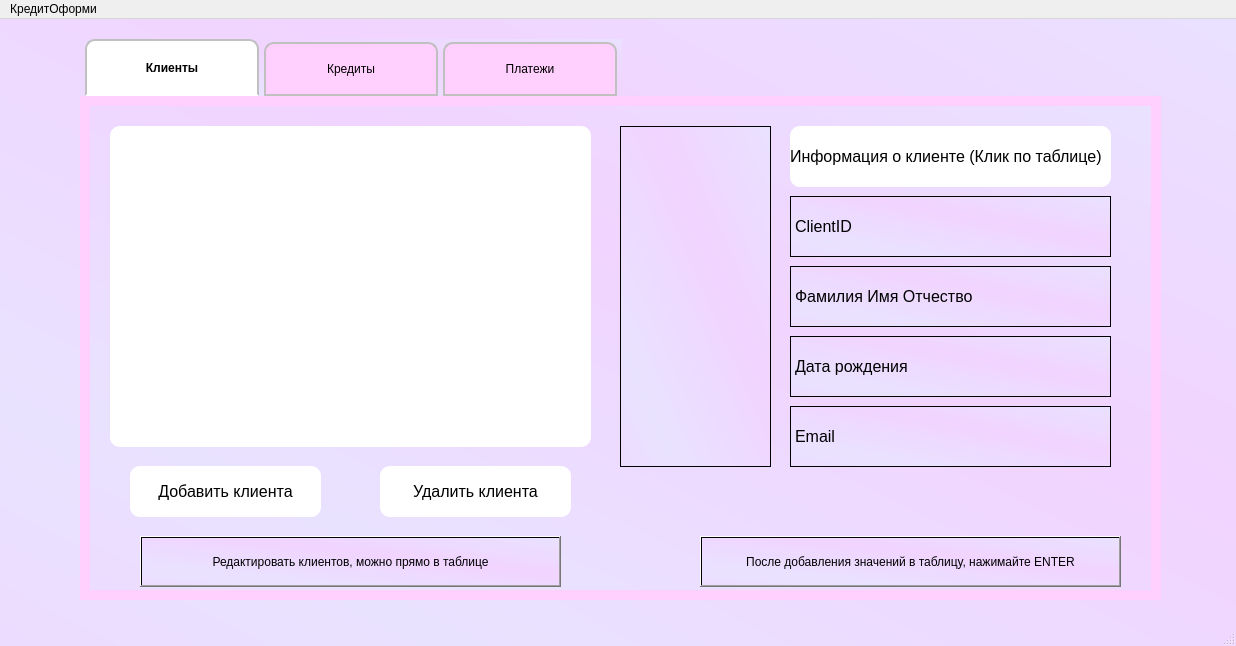
<?xml version="1.0" encoding="UTF-8"?>
<ui version="4.0">
 <class>MainWindow</class>
 <widget class="QMainWindow" name="MainWindow">
  <property name="geometry">
   <rect>
    <x>0</x>
    <y>0</y>
    <width>1236</width>
    <height>646</height>
   </rect>
  </property>
  <property name="windowTitle">
   <string>МикроКредит2.0</string>
  </property>
  <property name="styleSheet">
   <string notr="true">QMainWindow {
	background-image: url(:/img/serdechki.png);
    
	background-color: qlineargradient(spread:reflect, x1:0.199, y1:0.829545, x2:0.625, y2:0.408727, stop:0 rgba(233, 226, 255, 255), stop:1 rgba(241, 212, 255, 255));
}

QTabWidget::pane { /* Область под табами */
    border: none; /* Убираем стандартную рамку */
    background:rgb(255, 207, 253) ;
	background-color: rgb(255, 207, 253);
    padding: 10px; /* Небольшой отступ */
}

QTabWidget::tab-bar {
    alignment: center; /* Выравниваем табы по центру */
    left: 5px; /* Небольшой отступ слева, чтобы избежать прилипания к краю */
}

QTabBar::tab {
    background:  rgb(255, 207, 253); /* Серый фон для табов */
    border: 2px solid #C0C0C0; /* Тонкая серая рамка */
    border-bottom-color: #C0C0C0; /* Нижняя граница совпадает с цветом фона области под табами, создает эффект &quot;парения&quot; */
    border-top-left-radius: 10px; /* Большой радиус скругления слева сверху */
    border-top-right-radius: 10px; /* Большой радиус скругления справа сверху */
    min-width: 150px; /* Минимальная ширина таба */
	min-height: 40px;
    padding: 5px 10px; /* Отступы внутри таба */
    margin-right: 5px; /* Расстояние между табами */
}

QTabBar::tab:selected {
    background: #FFFFFF; /* Белый фон для выбранного таба */
    border-bottom-color: #FFFFFF; /* Нижняя граница белая, чтобы слить с фоном области */
    font-weight: bold; /* Жирный шрифт для выбранного таба */
}

QTabBar::tab:!selected {
    margin-top: 3px; /* Небольшой сдвиг невыбранных табов вниз для эффекта &quot;парения&quot; выбранного таба */
}</string>
  </property>
  <widget class="QWidget" name="centralwidget">
   <widget class="QTabWidget" name="tabWidget">
    <property name="geometry">
     <rect>
      <x>80</x>
      <y>20</y>
      <width>1081</width>
      <height>561</height>
     </rect>
    </property>
    <property name="styleSheet">
     <string notr="true">background-color: qlineargradient(spread:reflect, x1:0.199, y1:0.829545, x2:0.625, y2:0.408727, stop:0 rgba(233, 226, 255, 255), stop:1 rgba(241, 212, 255, 255));</string>
    </property>
    <property name="currentIndex">
     <number>0</number>
    </property>
    <widget class="QWidget" name="clients_tab">
     <attribute name="title">
      <string>Клиенты</string>
     </attribute>
     <widget class="QTableView" name="clients_table">
      <property name="geometry">
       <rect>
        <x>20</x>
        <y>20</y>
        <width>481</width>
        <height>321</height>
       </rect>
      </property>
      <property name="styleSheet">
       <string notr="true">background-color: rgb(255, 255, 255);
border-radius: 10px; /* Радиус скругления 10 пикселей */
</string>
      </property>
     </widget>
     <widget class="QPushButton" name="add_row">
      <property name="geometry">
       <rect>
        <x>40</x>
        <y>360</y>
        <width>191</width>
        <height>51</height>
       </rect>
      </property>
      <property name="styleSheet">
       <string notr="true">background-color: rgb(255, 255, 255);
border-radius: 10px;
font-size: 16px;
qproperty-alignment: AlignCenter; </string>
      </property>
      <property name="text">
       <string>Добавить клиента</string>
      </property>
     </widget>
     <widget class="QPushButton" name="remove_row">
      <property name="geometry">
       <rect>
        <x>290</x>
        <y>360</y>
        <width>191</width>
        <height>51</height>
       </rect>
      </property>
      <property name="styleSheet">
       <string notr="true">background-color: rgb(255, 255, 255);
border-radius: 10px;
font-size: 16px;
qproperty-alignment: AlignCenter; </string>
      </property>
      <property name="text">
       <string>Удалить клиента</string>
      </property>
     </widget>
     <widget class="QLabel" name="label">
      <property name="geometry">
       <rect>
        <x>530</x>
        <y>20</y>
        <width>151</width>
        <height>341</height>
       </rect>
      </property>
      <property name="styleSheet">
       <string notr="true">border: 1px solid black; /* Тонкая серая рамка */</string>
      </property>
      <property name="text">
       <string/>
      </property>
      <property name="pixmap">
       <pixmap>smile.png</pixmap>
      </property>
      <property name="scaledContents">
       <bool>true</bool>
      </property>
      <property name="wordWrap">
       <bool>false</bool>
      </property>
     </widget>
     <widget class="QLabel" name="client_info">
      <property name="geometry">
       <rect>
        <x>700</x>
        <y>20</y>
        <width>321</width>
        <height>61</height>
       </rect>
      </property>
      <property name="styleSheet">
       <string notr="true">background-color: rgb(255, 255, 255);
border-radius: 10px;
font-size: 16px;
qproperty-alignment: AlignCenter; </string>
      </property>
      <property name="text">
       <string>Информация о клиенте (Клик по таблице)</string>
      </property>
     </widget>
     <widget class="QPushButton" name="update_client">
      <property name="geometry">
       <rect>
        <x>50</x>
        <y>430</y>
        <width>421</width>
        <height>51</height>
       </rect>
      </property>
      <property name="text">
       <string>Редактировать клиентов, можно прямо в таблице</string>
      </property>
     </widget>
     <widget class="QPushButton" name="help">
      <property name="geometry">
       <rect>
        <x>610</x>
        <y>430</y>
        <width>421</width>
        <height>51</height>
       </rect>
      </property>
      <property name="text">
       <string>После добавления значений в таблицу, нажимайте ENTER</string>
      </property>
     </widget>
     <widget class="QLabel" name="fullname_label">
      <property name="geometry">
       <rect>
        <x>700</x>
        <y>160</y>
        <width>321</width>
        <height>61</height>
       </rect>
      </property>
      <property name="styleSheet">
       <string notr="true">border: 1px solid black; /* Тонкая серая рамка */

font-size: 16px;
qproperty-alignment: AlignCenter; </string>
      </property>
      <property name="text">
       <string>Фамилия Имя Отчество</string>
      </property>
     </widget>
     <widget class="QLabel" name="birthday_label">
      <property name="geometry">
       <rect>
        <x>700</x>
        <y>230</y>
        <width>321</width>
        <height>61</height>
       </rect>
      </property>
      <property name="styleSheet">
       <string notr="true">border: 1px solid black; /* Тонкая серая рамка */

font-size: 16px;
qproperty-alignment: AlignCenter; </string>
      </property>
      <property name="text">
       <string>Дата рождения</string>
      </property>
     </widget>
     <widget class="QLabel" name="clientid_label">
      <property name="geometry">
       <rect>
        <x>700</x>
        <y>90</y>
        <width>321</width>
        <height>61</height>
       </rect>
      </property>
      <property name="styleSheet">
       <string notr="true">border: 1px solid black; /* Тонкая серая рамка */

font-size: 16px;
qproperty-alignment: AlignCenter; </string>
      </property>
      <property name="text">
       <string>ClientID</string>
      </property>
     </widget>
     <widget class="QLabel" name="email_label">
      <property name="geometry">
       <rect>
        <x>700</x>
        <y>300</y>
        <width>321</width>
        <height>61</height>
       </rect>
      </property>
      <property name="styleSheet">
       <string notr="true">border: 1px solid black; /* Тонкая серая рамка */

font-size: 16px;
qproperty-alignment: AlignCenter; </string>
      </property>
      <property name="text">
       <string>Email</string>
      </property>
     </widget>
    </widget>
    <widget class="QWidget" name="credits_tab">
     <attribute name="title">
      <string>Кредиты</string>
     </attribute>
     <widget class="QTableView" name="credits_table">
      <property name="geometry">
       <rect>
        <x>20</x>
        <y>20</y>
        <width>481</width>
        <height>321</height>
       </rect>
      </property>
      <property name="styleSheet">
       <string notr="true">background-color: rgb(255, 255, 255);
border-radius: 10px;</string>
      </property>
     </widget>
     <widget class="QLabel" name="credit_info">
      <property name="geometry">
       <rect>
        <x>660</x>
        <y>20</y>
        <width>321</width>
        <height>61</height>
       </rect>
      </property>
      <property name="styleSheet">
       <string notr="true">background-color: rgb(255, 255, 255);
border-radius: 10px;
font-size: 16px;
qproperty-alignment: AlignCenter; </string>
      </property>
      <property name="text">
       <string>Информация о кредите</string>
      </property>
     </widget>
     <widget class="QPushButton" name="add_row_credit">
      <property name="geometry">
       <rect>
        <x>40</x>
        <y>360</y>
        <width>191</width>
        <height>51</height>
       </rect>
      </property>
      <property name="styleSheet">
       <string notr="true">background-color: rgb(255, 255, 255);
border-radius: 10px;
font-size: 16px;
qproperty-alignment: AlignCenter; </string>
      </property>
      <property name="text">
       <string>Добавить кредит</string>
      </property>
     </widget>
     <widget class="QPushButton" name="remove_row_credit">
      <property name="geometry">
       <rect>
        <x>290</x>
        <y>360</y>
        <width>191</width>
        <height>51</height>
       </rect>
      </property>
      <property name="styleSheet">
       <string notr="true">background-color: rgb(255, 255, 255);
border-radius: 10px;
font-size: 16px;
qproperty-alignment: AlignCenter; </string>
      </property>
      <property name="text">
       <string>Удалить кредит</string>
      </property>
     </widget>
     <widget class="QPushButton" name="update_credits">
      <property name="geometry">
       <rect>
        <x>50</x>
        <y>430</y>
        <width>421</width>
        <height>51</height>
       </rect>
      </property>
      <property name="text">
       <string>Редактировать кредиты, можно прямо в таблице</string>
      </property>
     </widget>
     <widget class="QPushButton" name="help_2">
      <property name="geometry">
       <rect>
        <x>610</x>
        <y>430</y>
        <width>421</width>
        <height>51</height>
       </rect>
      </property>
      <property name="text">
       <string>После добавления значений в таблицу, нажимайте ENTER</string>
      </property>
     </widget>
     <widget class="QLabel" name="creditid_label">
      <property name="geometry">
       <rect>
        <x>660</x>
        <y>90</y>
        <width>321</width>
        <height>41</height>
       </rect>
      </property>
      <property name="styleSheet">
       <string notr="true">border: 1px solid black; /* Тонкая серая рамка */

font-size: 16px;
qproperty-alignment: AlignCenter; </string>
      </property>
      <property name="text">
       <string>CreditID</string>
      </property>
     </widget>
     <widget class="QLabel" name="clientid2_label">
      <property name="geometry">
       <rect>
        <x>660</x>
        <y>140</y>
        <width>321</width>
        <height>41</height>
       </rect>
      </property>
      <property name="styleSheet">
       <string notr="true">border: 1px solid black; /* Тонкая серая рамка */

font-size: 16px;
qproperty-alignment: AlignCenter; </string>
      </property>
      <property name="text">
       <string>ClientID</string>
      </property>
     </widget>
     <widget class="QLabel" name="sumcredit_label">
      <property name="geometry">
       <rect>
        <x>660</x>
        <y>190</y>
        <width>321</width>
        <height>41</height>
       </rect>
      </property>
      <property name="styleSheet">
       <string notr="true">border: 1px solid black; /* Тонкая серая рамка */

font-size: 16px;
qproperty-alignment: AlignCenter; </string>
      </property>
      <property name="text">
       <string>Сумма кредита</string>
      </property>
     </widget>
     <widget class="QLabel" name="startcredit_label">
      <property name="geometry">
       <rect>
        <x>660</x>
        <y>240</y>
        <width>321</width>
        <height>41</height>
       </rect>
      </property>
      <property name="styleSheet">
       <string notr="true">border: 1px solid black; /* Тонкая серая рамка */

font-size: 16px;
qproperty-alignment: AlignCenter; </string>
      </property>
      <property name="text">
       <string>Дата выдачи кредита</string>
      </property>
     </widget>
     <widget class="QLabel" name="endcredit_label">
      <property name="geometry">
       <rect>
        <x>660</x>
        <y>290</y>
        <width>321</width>
        <height>41</height>
       </rect>
      </property>
      <property name="styleSheet">
       <string notr="true">border: 1px solid black; /* Тонкая серая рамка */

font-size: 16px;
qproperty-alignment: AlignCenter; </string>
      </property>
      <property name="text">
       <string>Дедлайн кредита</string>
      </property>
     </widget>
     <widget class="QLabel" name="status_label">
      <property name="geometry">
       <rect>
        <x>660</x>
        <y>340</y>
        <width>321</width>
        <height>41</height>
       </rect>
      </property>
      <property name="styleSheet">
       <string notr="true">border: 1px solid black; /* Тонкая серая рамка */

font-size: 16px;
qproperty-alignment: AlignCenter; </string>
      </property>
      <property name="text">
       <string>Статус кредита</string>
      </property>
     </widget>
    </widget>
    <widget class="QWidget" name="payments_tab">
     <attribute name="title">
      <string>Платежи</string>
     </attribute>
     <widget class="QTableView" name="payments_table">
      <property name="geometry">
       <rect>
        <x>20</x>
        <y>20</y>
        <width>481</width>
        <height>321</height>
       </rect>
      </property>
      <property name="styleSheet">
       <string notr="true">background-color: rgb(255, 255, 255);
border-radius: 10px;</string>
      </property>
     </widget>
     <widget class="QPushButton" name="payments_button">
      <property name="geometry">
       <rect>
        <x>680</x>
        <y>360</y>
        <width>281</width>
        <height>51</height>
       </rect>
      </property>
      <property name="styleSheet">
       <string notr="true">background-color: rgb(255, 255, 255);
border-radius: 10px;
font-size: 16px;
qproperty-alignment: AlignCenter; </string>
      </property>
      <property name="text">
       <string>Узнать платежи клиентов</string>
      </property>
     </widget>
     <widget class="QLabel" name="payment_info">
      <property name="geometry">
       <rect>
        <x>660</x>
        <y>20</y>
        <width>321</width>
        <height>61</height>
       </rect>
      </property>
      <property name="styleSheet">
       <string notr="true">background-color: rgb(255, 255, 255);
border-radius: 10px;
font-size: 16px;
qproperty-alignment: AlignCenter; </string>
      </property>
      <property name="text">
       <string>Информация о платежах</string>
      </property>
     </widget>
     <widget class="QPushButton" name="add_row_payment">
      <property name="geometry">
       <rect>
        <x>40</x>
        <y>360</y>
        <width>191</width>
        <height>51</height>
       </rect>
      </property>
      <property name="styleSheet">
       <string notr="true">background-color: rgb(255, 255, 255);
border-radius: 10px;
font-size: 16px;
qproperty-alignment: AlignCenter; </string>
      </property>
      <property name="text">
       <string>Добавить платеж</string>
      </property>
     </widget>
     <widget class="QPushButton" name="remove_row_payment">
      <property name="geometry">
       <rect>
        <x>290</x>
        <y>360</y>
        <width>191</width>
        <height>51</height>
       </rect>
      </property>
      <property name="styleSheet">
       <string notr="true">background-color: rgb(255, 255, 255);
border-radius: 10px;
font-size: 16px;
qproperty-alignment: AlignCenter; </string>
      </property>
      <property name="text">
       <string>Удалить платеж</string>
      </property>
     </widget>
     <widget class="QPushButton" name="update_payments">
      <property name="geometry">
       <rect>
        <x>50</x>
        <y>430</y>
        <width>421</width>
        <height>51</height>
       </rect>
      </property>
      <property name="text">
       <string>Редактировать платежи, можно прямо в таблице</string>
      </property>
     </widget>
     <widget class="QPushButton" name="help_3">
      <property name="geometry">
       <rect>
        <x>610</x>
        <y>430</y>
        <width>421</width>
        <height>51</height>
       </rect>
      </property>
      <property name="text">
       <string>После добавления значений в таблицу, нажимайте ENTER</string>
      </property>
     </widget>
     <widget class="QLabel" name="paymentid_label">
      <property name="geometry">
       <rect>
        <x>660</x>
        <y>100</y>
        <width>321</width>
        <height>41</height>
       </rect>
      </property>
      <property name="styleSheet">
       <string notr="true">border: 1px solid black; /* Тонкая серая рамка */

font-size: 16px;
qproperty-alignment: AlignCenter; </string>
      </property>
      <property name="text">
       <string>PaymentID</string>
      </property>
     </widget>
     <widget class="QLabel" name="creditid2_label">
      <property name="geometry">
       <rect>
        <x>660</x>
        <y>150</y>
        <width>321</width>
        <height>41</height>
       </rect>
      </property>
      <property name="styleSheet">
       <string notr="true">border: 1px solid black; /* Тонкая серая рамка */

font-size: 16px;
qproperty-alignment: AlignCenter; </string>
      </property>
      <property name="text">
       <string>CreditID</string>
      </property>
     </widget>
     <widget class="QLabel" name="datepayment_label">
      <property name="geometry">
       <rect>
        <x>660</x>
        <y>200</y>
        <width>321</width>
        <height>41</height>
       </rect>
      </property>
      <property name="styleSheet">
       <string notr="true">border: 1px solid black; /* Тонкая серая рамка */

font-size: 16px;
qproperty-alignment: AlignCenter; </string>
      </property>
      <property name="text">
       <string>Дата платежа</string>
      </property>
     </widget>
     <widget class="QLabel" name="sumpayment_label">
      <property name="geometry">
       <rect>
        <x>660</x>
        <y>250</y>
        <width>321</width>
        <height>41</height>
       </rect>
      </property>
      <property name="styleSheet">
       <string notr="true">border: 1px solid black; /* Тонкая серая рамка */

font-size: 16px;
qproperty-alignment: AlignCenter; </string>
      </property>
      <property name="text">
       <string>Сумма платежа</string>
      </property>
     </widget>
    </widget>
   </widget>
  </widget>
  <widget class="QMenuBar" name="menubar">
   <property name="geometry">
    <rect>
     <x>0</x>
     <y>0</y>
     <width>1236</width>
     <height>22</height>
    </rect>
   </property>
   <widget class="QMenu" name="menu">
    <property name="title">
     <string>КредитОформи</string>
    </property>
   </widget>
   <addaction name="menu"/>
  </widget>
  <widget class="QStatusBar" name="statusbar"/>
 </widget>
 <tabstops>
  <tabstop>clients_table</tabstop>
  <tabstop>add_row</tabstop>
  <tabstop>remove_row</tabstop>
 </tabstops>
 <resources/>
 <connections/>
</ui>
